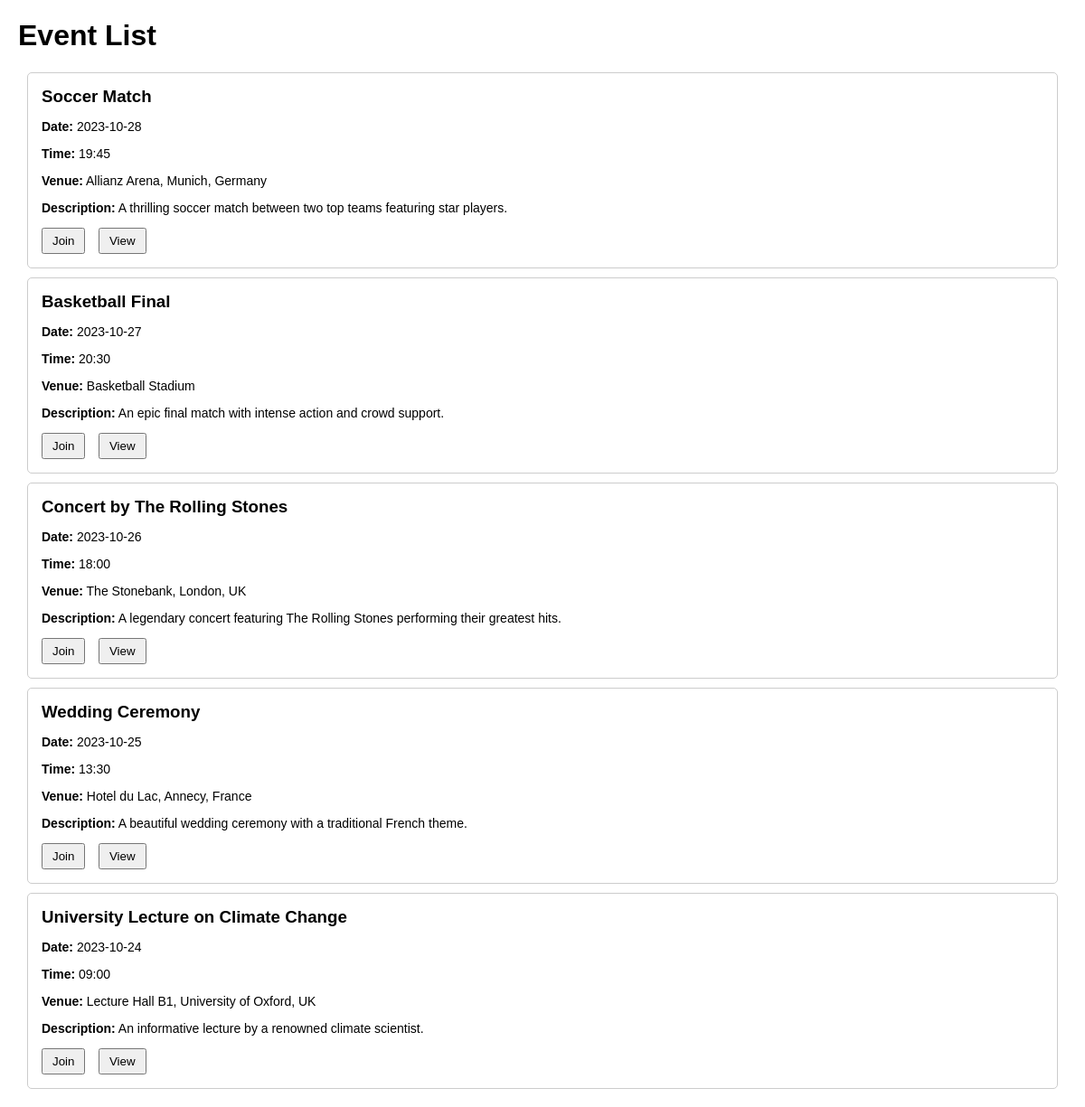
Page /Allevent.php on the earlier database version.
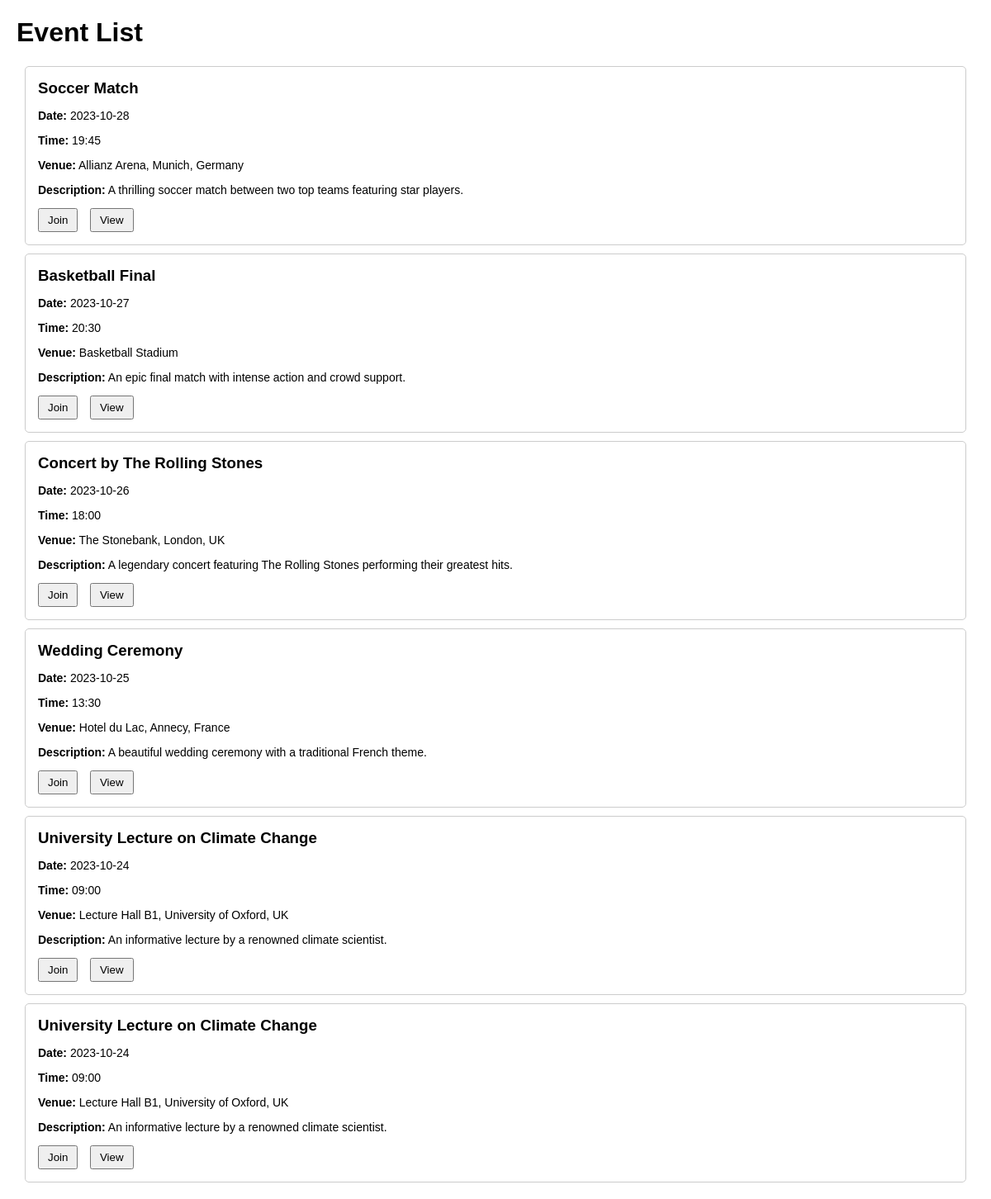
Same page on the later database version.
### tables this page shows
CREATE TABLE events (
    event_id INT UNIQUE NOT NULL AUTO_INCREMENT,
    event_title VARCHAR(255) NOT NULL,
    event_date DATE NOT NULL,
    event_time TIME,
    venue VARCHAR(255) NOT NULL,
    description VARCHAR(255),
    creator_id INT NOT NULL,
    PRIMARY KEY (event_id),
    FOREIGN KEY (creator_id) REFERENCES users(user_id) ON DELETE CASCADE
);

### www/Allevent.php (the view, shortened to what this page needs)
<?php
$host = 'localhost';
$db = 'your_database_name';
$user = 'your_username';
$pass = 'your_password';
try {
    $pdo = new PDO("mysql:host=$host;dbname=$db", $user, $pass);
    $pdo->setAttribute(PDO::ATTR_ERRMODE, PDO::ERRMODE_EXCEPTION);
} catch (PDOException $e) {
    echo '连接失败: ' . $e->getMessage();
}
$query = 'SELECT * FROM events';
$stmt = $pdo->query($query);
$events = $stmt->fetchAll(PDO::FETCH_ASSOC);
?>
<!DOCTYPE html>
<html lang="en">
<head>
</head>
<body>
    <h1>Event List</h1>
    <?php if (empty($events)): ?>
        <p>No events available.</p>
    <?php else: ?>
        <?php foreach ($events as $event): ?>
            <div class="event">
                <h3><?php echo htmlspecialchars($event['event_title']); ?></h3>
                <p><strong>Date:</strong> <?php echo date('Y-m-d', strtotime($event['event_date'])); ?></p>
                <p><strong>Time:</strong> <?php echo date('H:i', strtotime($event['event_time'])); ?></p>
                <p><strong>Venue:</strong> <?php echo htmlspecialchars($event['venue']); ?></p>
                <p><strong>Description:</strong> <?php echo htmlspecialchars($event['description']); ?></p>
                <div class="event-buttons">
                    <button onclick="window.location.href='join.php?event_id=<?php echo $event['event_id']; ?>'">Join</button>
                    <button onclick="window.location.href='view.php?event_id=<?php echo $event['event_id']; ?>'">View</button>
                </div>
            </div>
        <?php endforeach; ?>
    <?php endif; ?>
</body>
</html>

### www/Allevent.php (style rules this page uses)
body { font-family: Arial, sans-serif; margin: 20px; }
.event { border: 1px solid #ccc; margin: 10px; padding: 15px; border-radius: 5px; }
.event h3 { margin: 0; }
.event p { font-size: 14px; }
.event-buttons { margin-top: 10px; }
.event-buttons button { padding: 5px 10px; margin-right: 10px; cursor: pointer; }

Differences in the rows shown:
added events: event_title "University Lecture on Climate Change", event_date "2023-10-24", event_time "09:00", venue "Lecture Hall B1, University of Oxford, UK", description "An informative lecture by a renowned climate scientist."
